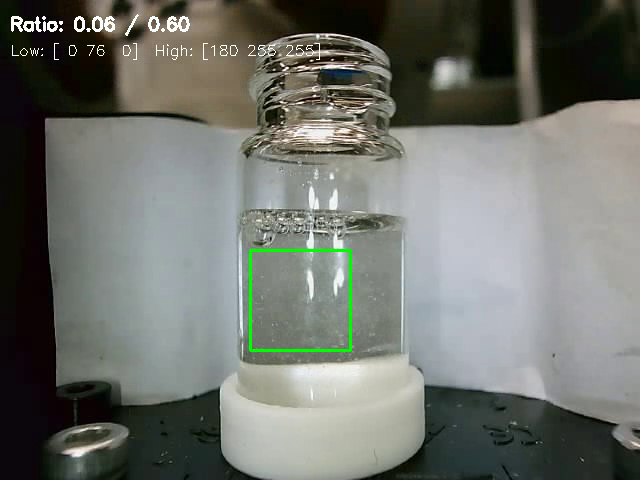
#> input picture frame 33 of video/200_color.avi, 640 x 480 px, given in place of the camera
$ python camera_control.py
#> lines starting #> are read from the running program, lines starting #| are printed output that depends on the picture; after the words box and inside, x2 and y2 are one past the last pixel; in counts of white or black regions, pixels touching at a corner belong together
import cv2
import numpy as np
import threading
import time
import ipywidgets as widgets
from IPython.display import display
from PIL import Image
from torchvision import transforms
import os
import pandas as pd

class CameraControl:
    def __init__(self, digit_cam_id=0, color_cam_id=1, SCREEN_HEIGHT=680, SCREEN_WIDTH=840):
        self.digit_cam_id = digit_cam_id
        self.color_cam_id = color_cam_id

        self.digit_cam = None
        self.color_cam = None

        self.is_running = False
        self.thread = None

        self._video_writer = None
        self._color_video_writer = None
        self._recording = False
        self._frame_hw = None
        self._color_frame_hw = None
        self._record_start_time = None
        self._hsv_log_file = None

        self.SCREEN_HEIGHT = SCREEN_HEIGHT
        self.SCREEN_WIDTH = SCREEN_WIDTH

        # 图片保存目录
        self._save_dir = "images"
        os.makedirs(f"{self._save_dir}/exact", exist_ok=True)
        os.makedirs(f"{self._save_dir}/nn_input", exist_ok=True)

        # ROI for digit camera
        self.digit_left_top = (200, 200)
        self.digit_right_bot = (350, 350)

        # ROI for color camera
        self.color_left_top = (200, 200)
        self.color_right_bot = (350, 350)

        # red dot detection
        self.center_x_threshold = 50
        self.dot_in_center = False

        # color detection
        self.lower_hsv = [0, 0, 0]
        self.upper_hsv = [360, 100, 100]
        self.min_pixels_ratio = 0.6

        # Neural network input image
        self.nn_input_img = None

    def open_camera(self):
        """Open both digit and color cameras; return True if successful."""
        if self.digit_cam is None or not self.digit_cam.isOpened():
            self.digit_cam = cv2.VideoCapture(self.digit_cam_id)
            if not self.digit_cam.isOpened():
                print(f"Unable to open digit camera (ID={self.digit_cam_id}).")
                return False

        if self.color_cam is None or not self.color_cam.isOpened():
            self.color_cam = cv2.VideoCapture(self.color_cam_id)
            if not self.color_cam.isOpened():
                print(f"Unable to open color camera (ID={self.color_cam_id}).")
                return False

        ret, test_frame = self.digit_cam.read()
#> test_frame is the input picture: shape (480, 640, 3); mean B, G, R 107.4, 114, 111.1
        if ret and test_frame is not None:
            self._frame_hw = (test_frame.shape[0], test_frame.shape[1])

        ret_color, test_color_frame = self.color_cam.read()
        if ret_color and test_color_frame is not None:
            self._color_frame_hw = (test_color_frame.shape[0], test_color_frame.shape[1])

        return True

    def close_camera(self):
        """Close both cameras and destroy OpenCV windows."""
        self.stop_recording()
        if self.digit_cam:
            self.digit_cam.release()
            self.digit_cam = None

        if self.color_cam:
            self.color_cam.release()
            self.color_cam = None

        cv2.destroyAllWindows()
        self.is_running = False

    # [22 lines left out: function start_recording, not called in this run]

    def stop_recording(self):
        self._recording = False
        self._record_start_time = None
        if self._video_writer:
            self._video_writer.release()
            self._video_writer = None
        if self._color_video_writer:
            self._color_video_writer.release()
            self._color_video_writer = None
        if hasattr(self, '_hsv_data') and self._hsv_data:
            df = pd.DataFrame(self._hsv_data, columns=['time_s', 'H', 'S', 'V'])
            df.to_excel(self._hsv_filename, index=False)
            self._hsv_data = None

    def process_digit_img(self, frame):
        """Process one frame from the digit camera."""
        ret = True
        frame_boxed, roi = draw_box_extract(ret, frame, self.digit_left_top, self.digit_right_bot)

        if self._recording and self._video_writer is not None:
            self._video_writer.write(frame_boxed)

        # White image for fallback
        white = np.ones((roi.shape[0], roi.shape[1], 3), dtype=np.uint8) * 255

        # Detect red dot in ROI
        red_dot_x, red_dot_y, contours = detect_red_dot(roi)

        # Calculate the center of the ROI (x-axis)
        roi_center_x = (self.digit_right_bot[0] + self.digit_left_top[0]) // 2

        # Draw red dot
        frame_boxed = draw_red_dot(frame_boxed, red_dot_x, red_dot_y, contours,
                                   self.digit_left_top, self.digit_right_bot)
        dot_in_center = False
        if red_dot_x is not None:
            global_x = red_dot_x + self.digit_left_top[0]  # Convert to global coords
            if abs(global_x - roi_center_x) < self.center_x_threshold:
                cv2.putText(frame_boxed, "Red dot centered!", (50, 50),
                            cv2.FONT_HERSHEY_SIMPLEX, 1, (0, 255, 0), 2, cv2.LINE_AA)
                dot_in_center = True

        # Extract digit (must happen BEFORE drawing threshold lines,
        # because roi is a view into frame and drawing would corrupt it)
        extracted_img, extracted_PIL_img = extract_number_img(roi)

        # Draw center-threshold vertical lines (after extraction so they don't affect ROI)
        line_left_x  = roi_center_x - self.center_x_threshold
        line_right_x = roi_center_x + self.center_x_threshold
        y_top = self.digit_left_top[1]
        y_bot = self.digit_right_bot[1]
        cv2.line(frame_boxed, (line_left_x,  y_top), (line_left_x,  y_bot), (255, 200, 0), 1)
        cv2.line(frame_boxed, (line_right_x, y_top), (line_right_x, y_bot), (255, 200, 0), 1)
        nn_input_img = None
        if extracted_img is None:
            extracted_img = white
            processed_img_resized = white
        else:
            _, processed_img_resized, nn_input_img = preprocess_to_MNIST(extracted_PIL_img)

            # 当检测到数字图像 且 卡片位置正确 且正在录制时保存
            if dot_in_center and self._recording and self._record_start_time is not None:
                elapsed_ms = int((time.time() - self._record_start_time) * 1000)
                # 保存 extracted_img
                cv2.imwrite(
                    f"{self._save_dir}/exact/exact_{elapsed_ms}.png",
                    extracted_img
                )
                # 保存 nn_input_img（反归一化到 0-255 整数）
                if nn_input_img is not None:
                    with open(f"{self._save_dir}/nn_input/nn_{elapsed_ms}.txt", 'w') as f:
                        nn_input_to_save = (nn_input_img * 255).astype(np.uint8)
                        np.savetxt(f, nn_input_to_save, delimiter=',', fmt='%d')

        return frame_boxed, extracted_img, processed_img_resized, nn_input_img, dot_in_center

    def process_color_img(self, frame):
        def common_hsv_to_opencv(h_common, s_common, v_common):
            h_opencv = round(h_common / 2.0)
            s_opencv = round(s_common * 2.55)
            v_opencv = round(v_common * 2.55)
            hsv_opencv = np.array([h_opencv, s_opencv, v_opencv], dtype=np.uint8)
            return hsv_opencv
        lower_hsv_cv = common_hsv_to_opencv(*self.lower_hsv)
        upper_hsv_cv = common_hsv_to_opencv(*self.upper_hsv)

        """Simple color-based check."""
        cv2.rectangle(frame, self.color_left_top, self.color_right_bot, (0, 255, 0), 2)

        roi = frame[self.color_left_top[1]:self.color_right_bot[1],
                    self.color_left_top[0]:self.color_right_bot[0]]
        # Convert the ROI to HSV (OpenCV scale)
        hsv_roi = cv2.cvtColor(roi, cv2.COLOR_BGR2HSV)
        # Create a mask of pixels that fall within [lower_hsv, upper_hsv]
        mask = cv2.inRange(hsv_roi, lower_hsv_cv, upper_hsv_cv)
        # Calculate the fraction of pixels in the ROI that match our color range
        total_pixels = hsv_roi.shape[0] * roi.shape[1]
        matched_pixels = cv2.countNonZero(mask)
        matched_ratio = matched_pixels / float(total_pixels)

        color_change = False
        # Show live debug info on the color frame
        cv2.putText(frame, f"Ratio: {matched_ratio:.2f} / {self.min_pixels_ratio:.2f}",
                    (10, 30), cv2.FONT_HERSHEY_SIMPLEX, 0.6, (255, 255, 255), 2)
        cv2.putText(frame, f"Low: {lower_hsv_cv}  High: {upper_hsv_cv}",
                    (10, 55), cv2.FONT_HERSHEY_SIMPLEX, 0.5, (255, 255, 255), 1)
        if matched_ratio > self.min_pixels_ratio:
            cv2.putText(frame, "Color deviated!", (10, 85),
                        cv2.FONT_HERSHEY_SIMPLEX, 0.8, (0, 0, 255), 2)
            color_change = True

        # Record color camera frame and HSV values
        if self._recording:
            if self._color_video_writer is not None:
                self._color_video_writer.write(frame)
            if hasattr(self, '_hsv_data'):
                elapsed_s = time.time() - self._record_start_time
                mean_hsv = cv2.mean(hsv_roi)[:3]
                h_common = float(mean_hsv[0]) * 2.0
                s_common = float(mean_hsv[1]) / 2.55
                v_common = float(mean_hsv[2]) / 2.55
                self._hsv_data.append([elapsed_s, h_common, s_common, v_common])

        return frame, color_change

    def put_label(self, img, label_text):
        """Puts a label at the bottom-right corner of 'img'."""
        if img is None or img.size == 0:
            return img

        h, w = img.shape[:2]
        text_size = cv2.getTextSize(label_text, cv2.FONT_HERSHEY_SIMPLEX, 1.0, 2)[0]
        text_w, text_h = text_size

        text_x = w - text_w - 10
        text_y = h - 10

        cv2.putText(img, label_text, (text_x, text_y),
                    cv2.FONT_HERSHEY_SIMPLEX, 1.0, (0, 0, 255), 2)
        return img

    def assemble_2x2(self, digit_frame, extracted_img, processed_img, color_frame):
        """Combine frames into a 2×2 layout."""
        images = [digit_frame, extracted_img, processed_img, color_frame]

        max_h, max_w = 0, 0
        for im in images:
            if im is not None and im.size != 0:
                h, w = im.shape[:2]
                max_h = max(max_h, h)
                max_w = max(max_w, w)

        if max_h == 0: max_h = 200
        if max_w == 0: max_w = 200

        def safe_resize(im):
            if im is None or im.size == 0:
                return np.zeros((max_h, max_w, 3), np.uint8)
            if len(im.shape) == 2:
                im = cv2.cvtColor(im, cv2.COLOR_GRAY2BGR)
            return cv2.resize(im, (max_w, max_h), interpolation=cv2.INTER_AREA)

        digit_frame   = safe_resize(digit_frame)
        extracted_img = safe_resize(extracted_img)
        processed_img = safe_resize(processed_img)
        color_frame   = safe_resize(color_frame)

        digit_frame   = self.put_label(digit_frame, "Digit Frame")
        extracted_img = self.put_label(extracted_img, "Extracted")
        processed_img = self.put_label(processed_img, "Processed")
        color_frame   = self.put_label(color_frame, "Color Frame")

        top_row = np.hstack([digit_frame, extracted_img])
        bottom_row = np.hstack([processed_img, color_frame])
        combined = np.vstack([top_row, bottom_row])

        ch, cw = combined.shape[:2]
        if ch > self.SCREEN_HEIGHT or cw > self.SCREEN_WIDTH:
            ratio = min(self.SCREEN_WIDTH / cw, self.SCREEN_HEIGHT / ch)
            new_w = int(cw * ratio)
            new_h = int(ch * ratio)
            combined = cv2.resize(combined, (new_w, new_h), interpolation=cv2.INTER_AREA)
        return combined

    def start_processing(self):
        """Main loop: read from both cameras, show 2×2 layout."""
        if not self.open_camera():
            print("Failed to open cameras.")
            return

        self.is_running = True
        self.color_change = False
        self.dot_in_center = False

        cv2.namedWindow("MultiCam Display", cv2.WINDOW_NORMAL)

        while self.is_running:
            ret_digit, digit_frame = self.digit_cam.read()
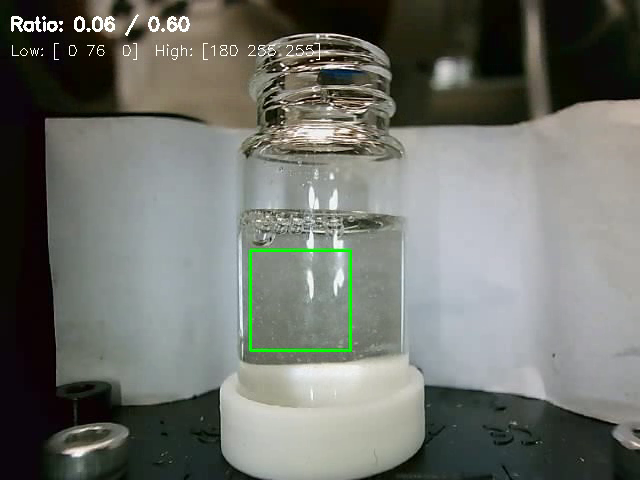
#> input picture frame 34 of video/200_color.avi, 640 x 480 px, given in place of the camera
#> digit_frame is the input picture: shape (480, 640, 3); mean B, G, R 107.5, 114.1, 111.2
            ret_color, color_frame = self.color_cam.read()

            if not ret_digit or digit_frame is None:
                print("Cannot read from digit camera!")
                break
            if not ret_color or color_frame is None:
                print("Cannot read from color camera!")
                break

            digit_frame, extracted_img, processed_img, self.nn_input_img, self.dot_in_center \
                = self.process_digit_img(digit_frame)
#> in draw_box_extract, `roi = frame[left_top[1]:right_bot[1], left_top[0]:right_bot[0]]`:
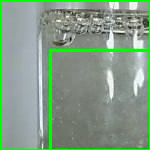
#> roi: shape (150, 150, 3); mean B, G, R 134.6, 156.6, 131.4
#> in detect_red_dot, `contours, _ = cv2.findContours(thresh, cv2.RETR_EXTERNAL, cv2.CHAIN_AP..`: contours = []
            color_frame, self.color_change = self.process_color_img(color_frame)

            combined_2x2 = self.assemble_2x2(digit_frame, extracted_img, processed_img, color_frame)
            cv2.imshow("MultiCam Display", combined_2x2)

            if cv2.waitKey(1) & 0xFF == ord('q'):
                self.is_running = False
                break

            time.sleep(0.03)

        self.close_camera()

    # [14 lines left out: functions start_thread, stop_thread, not called in this run]

    def get_data(self):
        """Return the latest detection info."""
        return self.dot_in_center, self.color_change, self.nn_input_img

    # [216 lines left out: functions display_UI, order_points, four_point_transform, not called in this run]


# Detect the outline of the black frame and extract it
def detect_and_extract_number_1(image):
    # Convert to grayscale image
    gray = cv2.cvtColor(image, cv2.COLOR_BGR2GRAY)

    # Binarize the image: black numbers and frame are white, background is
    _, thresh = cv2.threshold(gray, 80, 255, cv2.THRESH_BINARY_INV)
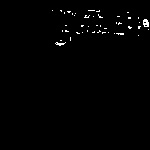
#> thresh: shape (150, 150); 0.94% white in thin lines or dots, all inside (x1, y1, x2, y2) = (52, 10, 149, 46)

    # Morphological operations, perform dilation and erosion to correct incomplete edges
    kernel = np.ones((1, 1), np.uint8)
    dilated = cv2.dilate(thresh, kernel, iterations=2)  # Dilation
    eroded = cv2.erode(dilated, kernel, iterations=1)  # Erosion
    # Find contours after dilation
    contours_dilated, _ = cv2.findContours(dilated, cv2.RETR_EXTERNAL, cv2.CHAIN_APPROX_SIMPLE)
#> contours_dilated = 44 contours, 43 with area under 20; largest, box (x1, y1, x2, y2) and area: (143, 19, 149, 27) 30
    # Find contours after erosion
    contours_eroded, _ = cv2.findContours(eroded, cv2.RETR_EXTERNAL, cv2.CHAIN_APPROX_SIMPLE)
#> contours_eroded has the same summary as contours_dilated
    # Draw contours after dilation
    dilated_image = image.copy()
    cv2.drawContours(dilated_image, contours_dilated, -1, (0, 255, 0), 3)
#> dilated_image: shape (150, 150, 3); 4.75% of pixels changed, all inside (x1, y1, x2, y2) = (50, 8, 149, 48)
    # Draw contours after erosion
    eroded_image = image.copy()
    cv2.drawContours(eroded_image, contours_eroded, -1, (0, 0, 255), 3)
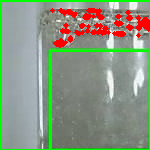
#> eroded_image: shape (150, 150, 3); 4.8% of pixels changed, all inside (x1, y1, x2, y2) = (50, 8, 150, 48)

    # Find contours and get the hierarchy
    contours, hierarchy = cv2.findContours(eroded, cv2.RETR_TREE, cv2.CHAIN_APPROX_SIMPLE)
#> contours = 47 contours, 46 with area under 20; largest, box (x1, y1, x2, y2) and area: (143, 19, 149, 27) 30

    # Draw contours
    contour_image = cv2.cvtColor(eroded, cv2.COLOR_GRAY2BGR)
    cv2.drawContours(contour_image, contours, -1, (0, 255, 0), 2)
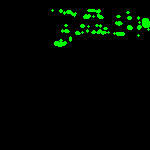
#> contour_image: shape (150, 150, 3); mean B, G, R 0, 7.4, 0

    image_area = image.shape[0] * image.shape[1]

    for contour in contours:
        contour_area = cv2.contourArea(contour)
        if contour_area / image_area > 0.2:
            # Approximate the contour as a polygon
            epsilon = 0.04 * cv2.arcLength(contour, True)
            approx = cv2.approxPolyDP(contour, epsilon, True)
            # If the contour is quadrilateral, consider it as a black frame
            if len(approx) == 4:
                # Get the four corner points
                pts = np.array([pt[0] for pt in approx], dtype=np.int32)

                # Draw red dots on the four endpoints
                for pt in pts:
                    cv2.circle(contour_image, tuple(pt), 5, (0, 0, 255), -1)
                # Get the minimum rectangular area of the black frame

                # Perspective transformation to correct to a square
                extracted_image_1 = four_point_transform(image, pts)
                # Return the processed number image
                return extracted_image_1
#> this loop made 47 passes
#> contour_area on pass 29: 30
    return None


# Detect the inner outline black box and extract the digital area inside the black box
# [54 lines left out: function detect_and_extract_number_2, not called in this run]

def extract_number_img(image):
    extracted_img = None
    extracted_PIL_img = None
    # Feedback whether the black box is detected, and extract the outer outline and inner part of the black box
    extracted_image_1 = detect_and_extract_number_1(image)
    # If a black box is detected, the outer outline and the inner part of the black box will be extracted
    if extracted_image_1 is not None:
        # Feedback whether the black box is detected, and extract the inner outline and inner part of the black box
        extracted_image_2 = detect_and_extract_number_2(extracted_image_1)
        # If a black box is detected, the inner outline and the inner part of the black box will be extracted
        if extracted_image_2 is not None:
            # image process
            # Convert an OpenCV image to RGB mode
            extracted_img = extracted_image_2
            extracted_image_2_rgb = cv2.cvtColor(extracted_image_2, cv2.COLOR_BGR2RGB)
            # Convert an OpenCV image to PIL image
            extracted_PIL_img = Image.fromarray(extracted_image_2_rgb)
    return extracted_img, extracted_PIL_img

### Red Dot Detection Module
def detect_red_dot(image):
    hsv = cv2.cvtColor(image, cv2.COLOR_BGR2HSV)
    lower_red = np.array([0, 100, 100])
    upper_red = np.array([10, 255, 255])
    mask1 = cv2.inRange(hsv, lower_red, upper_red)
    lower_red = np.array([160, 100, 100])
    upper_red = np.array([180, 255, 255])
    mask2 = cv2.inRange(hsv, lower_red, upper_red)
    mask = mask1 + mask2
    red_dot = cv2.bitwise_and(image, image, mask=mask)
    gray = cv2.cvtColor(red_dot, cv2.COLOR_BGR2GRAY)
    _, thresh = cv2.threshold(gray, 1, 255, cv2.THRESH_BINARY)
    contours, _ = cv2.findContours(thresh, cv2.RETR_EXTERNAL, cv2.CHAIN_APPROX_SIMPLE)
    if contours:
        c = max(contours, key=cv2.contourArea)
        M = cv2.moments(c)
        if M["m00"] != 0:
            # print("Red dot detected")
            cX = int(M["m10"] / M["m00"])
            cY = int(M["m01"] / M["m00"])
            # print(f"Red dot coordinates: ({cX}, {cY})")
            return cX, cY, contours
    return None, None, None

def draw_red_dot(frame, red_dot_x, red_dot_y, contours, left_top, right_bot):
    if red_dot_x is not None and red_dot_y is not None:  # Detect the position of the red area
        # Draw the contour of the red area on the image
        # Help debug, show whether the red area is detected
        # cv2.drawContours(frame[y:y + h, x:x + w], contours, -1, (0, 0, 255), 2)
        cv2.drawContours(frame[left_top[1]:right_bot[1], left_top[0]:right_bot[0]],
                         contours, -1, (0, 0, 255), 2)
    return frame

def check_red_dot_center():
    return

def draw_box_extract(ret, frame, left_top, right_bot):
    if not ret:
        print("Cannot open camera!")
        return None

    # Define the coordinates of the border
    # left top corner
    # x, y, w, h = 560, 140, 800, 800  # You can adjust these values as needed
    # Draw the border on the image
    cv2.rectangle(frame, left_top, right_bot, (0, 255, 0), 2)
    # Crop the image within the border
    # Only recognize this part of the image
    roi = frame[left_top[1]:right_bot[1], left_top[0]:right_bot[0]]
    return frame, roi


# Custom color inversion transform
class InvertColor(object):
    def __call__(self, img):
        return 1 - img


# Custom binarization transform
class Binarize(object):
    # [66 lines left out: functions __call__, preprocess_to_MNIST, open_camera, not called in this run]

if __name__ == "__main__":
    cam_control = CameraControl(digit_cam_id=0, color_cam_id=1)
    cam_control.start_processing()
#> in process_digit_img, `cv2.line(frame_boxed, (line_right_x, y_top), (line_right_x, y_bot), (2..`:
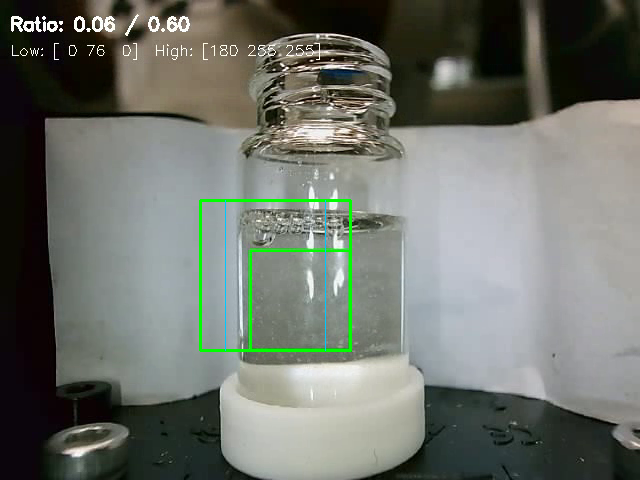
#> frame_boxed: shape (480, 640, 3); mean B, G, R 107, 114.5, 110.4
#> in start_processing, `digit_frame, extracted_img, processed_img, self.nn_input_img, self.dot..`: self.dot_in_center = False
#> in process_color_img, `matched_pixels = cv2.countNonZero(mask)`: matched_pixels = 22500
#> in process_color_img, `matched_ratio = matched_pixels / float(total_pixels)`: matched_ratio = 1
#> in start_processing, `color_frame, self.color_change = self.process_color_img(color_frame)`: self.color_change = True
#> the loop in assemble_2x2, `for im in images:` made 4 passes
#> (h, w) on passes 1 to 4: (480, 640), (150, 150), (150, 150), (480, 640)
#> in put_label, `text_size = cv2.getTextSize(label_text, cv2.FONT_HERSHEY_SIMPLEX, 1.0,..`: text_size = (184, 22)
#> in put_label, `text_w, text_h = text_size`: text_w = 184; text_h = 22
#> in put_label, `text_x = w - text_w - 10`: text_x = 446
#> call 2 of put_label, with label_text = 'Extracted'
#> in put_label (call 2), `text_size = cv2.getTextSize(label_text, cv2.FONT_HERSHEY_SIMPLEX, 1.0,..`: text_size = (149, 22)
#> in put_label (call 2), `text_w, text_h = text_size`: text_w = 149
#> in put_label (call 2), `text_x = w - text_w - 10`: text_x = 481
#> in put_label (call 2), `cv2.putText(img, label_text, (text_x, text_y), cv2.FONT_HERSHEY_SIMPLE..`:
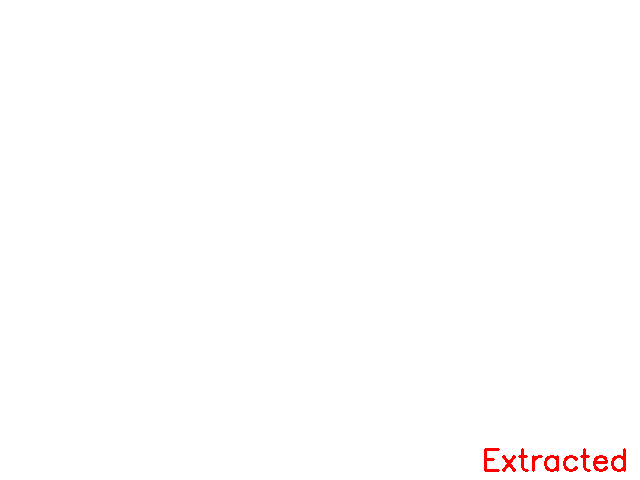
#> img: shape (480, 640, 3); mean of channels 0, 1, 2 254.1, 254.1, 255; drawn as B, G, R
#> (the rest of the program and of its run is left out)
